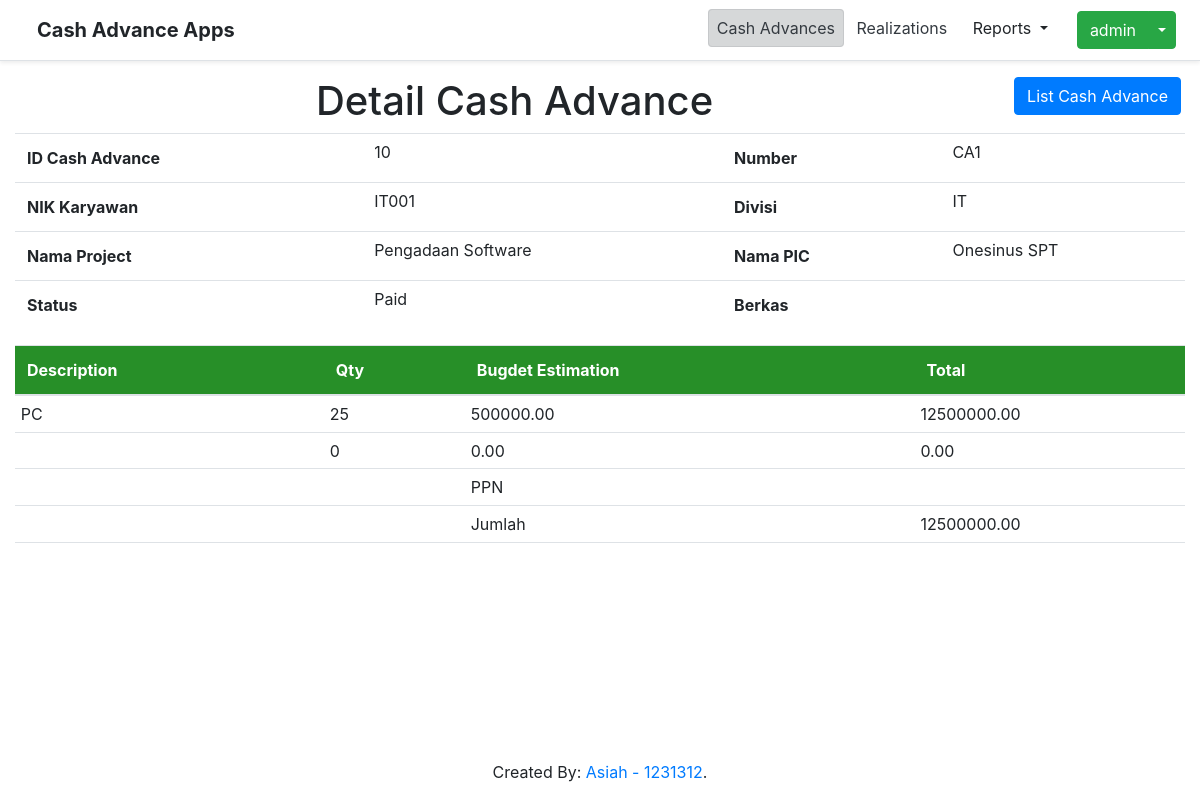
The app's page /index.php?page=cash-advances&action=detail&id=10 (signed in) with its own data.
### tables this page shows
CREATE TABLE `cash_advances` (
  `id` int(11) NOT NULL,
  `doc_num` varchar(12) NOT NULL,
  `description` varchar(125) NOT NULL,
  `total` decimal(16,2) NOT NULL,
  `status` varchar(25) NOT NULL,
  `created_by` int(11) NOT NULL,
  `created_date` datetime DEFAULT current_timestamp(),
  `updated_by` int(11) DEFAULT NULL,
  `updated_date` datetime DEFAULT NULL,
  `is_deleted` tinyint(1) NOT NULL DEFAULT 0,
  `pic_name` varchar(100) NOT NULL,
  `division` varchar(100) NOT NULL,
  `is_realized` tinyint(1) NOT NULL DEFAULT 0,
  `file` varchar(100) DEFAULT NULL
);

CREATE TABLE `users` (
  `id` int(11) NOT NULL,
  `username` varchar(25) NOT NULL,
  `password` varchar(250) NOT NULL,
  `role` varchar(25) NOT NULL,
  `nik` varchar(100) NOT NULL,
  `jabatan` varchar(100) NOT NULL
);

CREATE TABLE `cash_advance_details` (
  `id` int(11) NOT NULL,
  `cash_advance_id` int(11) NOT NULL,
  `description` varchar(125) NOT NULL,
  `qty` int(11) NOT NULL,
  `amount` decimal(16,2) NOT NULL,
  `total_amount` decimal(16,2) NOT NULL,
  `created_by` int(11) NOT NULL,
  `created_date` datetime NOT NULL,
  `updated_by` int(11) NOT NULL,
  `updated_date` datetime NOT NULL,
  `is_deleted` tinyint(1) NOT NULL
);

### cash-advances/detail.php (the view, shortened to what this page needs)
<?php
    $id = isset($_GET['id']) ? $_GET['id'] : 0;
    $query = "
        SELECT
            ca.*,
            u.nik
        FROM cash_advances ca
        INNER JOIN users u
        ON ca.created_by = u.id
        WHERE
            ca.id = '$id'
    ";
    $datas = $conn->query($query);
    $ca = $datas->fetch_assoc();
?>
<a href='index.php?page=cash-advances' class="btn btn-primary mr-1 float-right">List Cash Advance</a>
<h1 class='text-center'>Detail Cash Advance</h1>
<table class='table'>
    <tr>
        <th>ID Cash Advance</th>
        <td>
            <?php echo $ca['id'] ?>
        </td>
        <th>Number</th>
        <td>
            <?php echo $ca['doc_num'] ?>
        </td>
    </tr>
    <tr>
        <th>NIK Karyawan</th>
        <td>
            <?php echo $ca['nik'] ?>
        </td>
        <th>Divisi</th>
        <td>
            <?php echo $ca['division'] ?>
        </td>
    </tr>
    <tr>
        <th>Nama Project</th>
        <td>
            <?php echo $ca['description'] ?>
        </td>
        <th>Nama PIC</th>
        <td>
            <?php echo $ca['pic_name'] ?>
        </td>
    </tr>
    <tr>
        <th>Status</th>
        <td>
            <?php echo $ca['status'] ?>
        </td>
        <th>Berkas</th>
        <td>
        </td>
    </tr>
</table>
<table
    class="table table-green"
>
  <thead>
    <tr>
      <th>Description</th>
      <th>Qty</th>
      <th>Bugdet Estimation</th>
      <th>Total</th>
    </tr>
  </thead>
  <tbody>
      <?php
            $query = "SELECT * FROM cash_advance_details WHERE cash_advance_id = '$id'";
            $datas = $conn->query($query);
            if ($datas->num_rows > 0):
                while ($row = $datas->fetch_assoc()):
      ?>
                <tr>
                    <td>
                        <?php echo $row['description'] ?>
                    </td>
                    <td>
                        <?php echo $row['qty'] ?>
                    </td>
                    <td>
                        <?php echo $row['amount'] ?>
                    </td>
                    <td>
                        <?php echo $row['total_amount'] ?>
                    </td>
                </tr>
        <?php
                endwhile;
            endif;
        ?>
  </tbody>
  <tfoot>
    <tr>
            <td colspan="2"></td>
            <td>PPN</td>
            <td></td>
    </tr>
    <tr>
            <td colspan="2"></td>
            <td>Jumlah</td>
            <td>
                <?php echo $ca['total'] ?>
            </td>
    </tr>
    <tr>
        <th colspan='7'></th>
    </tr>
  </tfoot>
</table>

### assets/css/table.css (style rules this page uses)
table.dataTable thead tr, .table-green thead tr { background-color: #278f28; color: white; }
.table tr td { padding: 0.5%; }

### records on screen
cash_advances: id "10", doc_num "CA1", users.nik "IT001", division "IT", description "Pengadaan Software", pic_name "Onesinus SPT", status "Paid", total "12500000.00"
cash_advance_details: description "PC", qty "25", amount "500000.00", total_amount "12500000.00"
cash_advance_details: qty "0", amount "0.00", total_amount "0.00"

### other values on screen
$username "admin"
